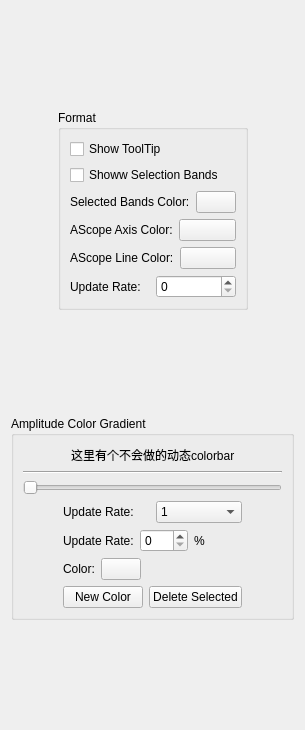
       <widget class="QWidget" name="page_18">
        <layout class="QVBoxLayout" name="verticalLayout_62">
         <item>
          <spacer name="verticalSpacer_26">
           <property name="orientation">
            <enum>Qt::Vertical</enum>
           </property>
           <property name="sizeHint" stdset="0">
            <size>
             <width>20</width>
             <height>99</height>
            </size>
           </property>
          </spacer>
         </item>
         <item>
          <layout class="QHBoxLayout" name="horizontalLayout_135">
           <item>
            <spacer name="horizontalSpacer_102">
             <property name="orientation">
              <enum>Qt::Horizontal</enum>
             </property>
             <property name="sizeHint" stdset="0">
              <size>
               <width>40</width>
               <height>20</height>
              </size>
             </property>
            </spacer>
           </item>
           <item>
            <widget class="QGroupBox" name="groupBox_40">
             <property name="title">
              <string>Format</string>
             </property>
             <layout class="QVBoxLayout" name="verticalLayout_61">
              <item>
               <widget class="QCheckBox" name="checkBox_38">
                <property name="text">
                 <string>Show ToolTip</string>
                </property>
               </widget>
              </item>
              <item>
               <widget class="QCheckBox" name="checkBox_39">
                <property name="text">
                 <string>Showw Selection Bands</string>
                </property>
               </widget>
              </item>
              <item>
               <layout class="QHBoxLayout" name="horizontalLayout_131">
                <item>
                 <widget class="QLabel" name="label_158">
                  <property name="text">
                   <string>Selected Bands Color:</string>
                  </property>
                 </widget>
                </item>
                <item>
                 <widget class="QPushButton" name="pushButton_93">
                  <property name="text">
                   <string/>
                  </property>
                 </widget>
                </item>
               </layout>
              </item>
              <item>
               <layout class="QHBoxLayout" name="horizontalLayout_132">
                <item>
                 <widget class="QLabel" name="label_160">
                  <property name="text">
                   <string>AScope Axis Color:</string>
                  </property>
                 </widget>
                </item>
                <item>
                 <widget class="QPushButton" name="pushButton_94">
                  <property name="text">
                   <string/>
                  </property>
                 </widget>
                </item>
               </layout>
              </item>
              <item>
               <layout class="QHBoxLayout" name="horizontalLayout_133">
                <item>
                 <widget class="QLabel" name="label_161">
                  <property name="text">
                   <string>AScope Line Color:</string>
                  </property>
                 </widget>
                </item>
                <item>
                 <widget class="QPushButton" name="pushButton_95">
                  <property name="text">
                   <string/>
                  </property>
                 </widget>
                </item>
               </layout>
              </item>
              <item>
               <layout class="QHBoxLayout" name="horizontalLayout_134">
                <item>
                 <widget class="QLabel" name="label_159">
                  <property name="text">
                   <string>Update Rate:</string>
                  </property>
                 </widget>
                </item>
                <item>
                 <widget class="QSpinBox" name="spinBox_38"/>
                </item>
               </layout>
              </item>
             </layout>
            </widget>
           </item>
           <item>
            <spacer name="horizontalSpacer_103">
             <property name="orientation">
              <enum>Qt::Horizontal</enum>
             </property>
             <property name="sizeHint" stdset="0">
              <size>
               <width>40</width>
               <height>20</height>
              </size>
             </property>
            </spacer>
           </item>
          </layout>
         </item>
         <item>
          <spacer name="verticalSpacer_24">
           <property name="orientation">
            <enum>Qt::Vertical</enum>
           </property>
           <property name="sizeHint" stdset="0">
            <size>
             <width>20</width>
             <height>100</height>
            </size>
           </property>
          </spacer>
         </item>
         <item>
          <widget class="QGroupBox" name="groupBox_39">
           <property name="title">
            <string>Amplitude Color Gradient</string>
           </property>
           <layout class="QVBoxLayout" name="verticalLayout_59">
            <item>
             <layout class="QHBoxLayout" name="horizontalLayout_125">
              <item>
               <spacer name="horizontalSpacer_97">
                <property name="orientation">
                 <enum>Qt::Horizontal</enum>
                </property>
                <property name="sizeHint" stdset="0">
                 <size>
                  <width>40</width>
                  <height>20</height>
                 </size>
                </property>
               </spacer>
              </item>
              <item>
               <widget class="QLabel" name="label_153">
                <property name="text">
                 <string>这里有个不会做的动态colorbar</string>
                </property>
               </widget>
              </item>
              <item>
               <spacer name="horizontalSpacer_98">
                <property name="orientation">
                 <enum>Qt::Horizontal</enum>
                </property>
                <property name="sizeHint" stdset="0">
                 <size>
                  <width>40</width>
                  <height>20</height>
                 </size>
                </property>
               </spacer>
              </item>
             </layout>
            </item>
            <item>
             <widget class="Line" name="line_3">
              <property name="orientation">
               <enum>Qt::Horizontal</enum>
              </property>
             </widget>
            </item>
            <item>
             <widget class="QSlider" name="horizontalSlider_2">
              <property name="orientation">
               <enum>Qt::Horizontal</enum>
              </property>
             </widget>
            </item>
            <item>
             <layout class="QHBoxLayout" name="horizontalLayout_126">
              <item>
               <spacer name="horizontalSpacer_99">
                <property name="orientation">
                 <enum>Qt::Horizontal</enum>
                </property>
                <property name="sizeHint" stdset="0">
                 <size>
                  <width>40</width>
                  <height>20</height>
                 </size>
                </property>
               </spacer>
              </item>
              <item>
               <layout class="QVBoxLayout" name="verticalLayout_60">
                <item>
                 <layout class="QHBoxLayout" name="horizontalLayout_127">
                  <item>
                   <widget class="QLabel" name="label_154">
                    <property name="text">
                     <string>Update Rate:</string>
                    </property>
                   </widget>
                  </item>
                  <item>
                   <widget class="QComboBox" name="comboBox_23">
                    <item>
                     <property name="text">
                      <string>1</string>
                     </property>
                    </item>
                    <item>
                     <property name="text">
                      <string>2</string>
                     </property>
                    </item>
                    <item>
                     <property name="text">
                      <string>3</string>
                     </property>
                    </item>
                    <item>
                     <property name="text">
                      <string>4</string>
                     </property>
                    </item>
                    <item>
                     <property name="text">
                      <string>5</string>
                     </property>
                    </item>
                   </widget>
                  </item>
                 </layout>
                </item>
                <item>
                 <layout class="QHBoxLayout" name="horizontalLayout_128">
                  <item>
                   <widget class="QLabel" name="label_155">
                    <property name="text">
                     <string>Update Rate:</string>
                    </property>
                   </widget>
                  </item>
                  <item>
                   <widget class="QSpinBox" name="spinBox_36"/>
                  </item>
                  <item>
                   <widget class="QLabel" name="label_156">
                    <property name="text">
                     <string>%</string>
                    </property>
                   </widget>
                  </item>
                 </layout>
                </item>
                <item>
                 <layout class="QHBoxLayout" name="horizontalLayout_129">
                  <item>
                   <widget class="QLabel" name="label_157">
                    <property name="text">
                     <string>Color:</string>
                    </property>
                   </widget>
                  </item>
                  <item>
                   <widget class="QPushButton" name="pushButton_90">
                    <property name="text">
                     <string/>
                    </property>
                   </widget>
                  </item>
                  <item>
                   <spacer name="horizontalSpacer_100">
                    <property name="orientation">
                     <enum>Qt::Horizontal</enum>
                    </property>
                    <property name="sizeHint" stdset="0">
                     <size>
                      <width>40</width>
                      <height>20</height>
                     </size>
                    </property>
                   </spacer>
                  </item>
                 </layout>
                </item>
                <item>
                 <layout class="QHBoxLayout" name="horizontalLayout_130">
                  <item>
                   <widget class="QPushButton" name="pushButton_91">
                    <property name="text">
                     <string>New Color</string>
                    </property>
                   </widget>
                  </item>
                  <item>
                   <widget class="QPushButton" name="pushButton_92">
                    <property name="text">
                     <string>Delete Selected</string>
                    </property>
                   </widget>
                  </item>
                 </layout>
                </item>
               </layout>
              </item>
              <item>
               <spacer name="horizontalSpacer_101">
                <property name="orientation">
                 <enum>Qt::Horizontal</enum>
                </property>
                <property name="sizeHint" stdset="0">
                 <size>
                  <width>40</width>
                  <height>20</height>
                 </size>
                </property>
               </spacer>
              </item>
             </layout>
            </item>
           </layout>
          </widget>
         </item>
         <item>
          <spacer name="verticalSpacer_25">
           <property name="orientation">
            <enum>Qt::Vertical</enum>
           </property>
           <property name="sizeHint" stdset="0">
            <size>
             <width>20</width>
             <height>99</height>
            </size>
           </property>
          </spacer>
         </item>
        </layout>
       </widget>
